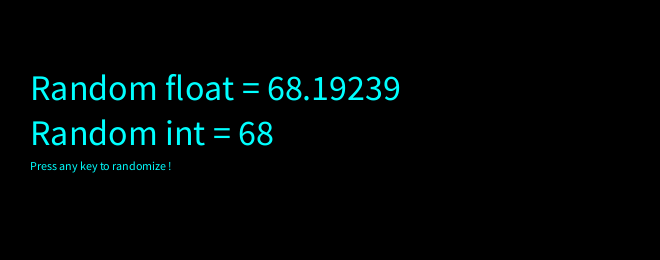
Frame 1 (no input)
Frame 60 (the mouse pressed at the canvas centre just before this capture): identical to frame 1, image omitted
Frame 120 (the mouse held since frame 60 and released just before this capture): identical to frame 1, image omitted

The Processing sketch that drew this single still picture (run headless with seeded random() and noise(); from frame 60 on, the mouse is pressed at the canvas centre):

// Processing sketch: e_Intro_Random_05
// ── e_Intro_Random_05.pde
/*
----------------------------------------
PLEASE READ INFO TAB FOR ALL INFORMATION
----------------------------------------
*/

/////////////////////////// GLOBALS ////////////////////////////


/////////////////////////// SETUP ////////////////////////////

void setup() {
  size(660, 260);
  background(0);
  smooth();
  noFill();
  /*
  CASTING / Conversion d'un type de donnée en un autre
  random() renvoie des valeurs de type flottant. Si on
  veut des nombres entier on a besoin de convertir les
  valeurs. Pour ce faire on met la fonction entre int(...);
  Elle convertit donc les nombres flottants en nombres entiers
  !!  MAIS en convertant ces nombres, elle les arrondit toujours
  à l'unité endessus. Donc 99.9999 est arrondi à 9 !
  */
  float floatRandom = random(10, 100);
  int intRandom = int(floatRandom); // CASTING !
  
  fill(0,255,255);
  textSize(36);
  text("Random float = "+ floatRandom, 30, 100);
  text("Random int = "+ intRandom, 30, 145);
  
  textSize(12);
  text("Press any key to randomize !",30, 170);

}

/////////////////////////// DRAW ////////////////////////////
void draw() {
 
}

/////////////////////////// FUNCTIONS ////////////////////////////
void keyPressed() {
 setup(); 
}

// ── INFO.pde
/*

 DESIGNING PROGRAMS 1.0
 AN INTRODUCTORY COURSE FOR DESIGN STUDENTS
 
 IMPLEMENTED BY THE FREE ART BUREAU 2010/11 
 >>> www.freeartbureau.org
 +++++++++++++++++++++++++++ 
 LES BASES : RANDOMNESS
 SKETCH : INTRO_RANDOM_05
 PARENT SKETCH : NONE
 TYPE : STATIQUE
 
 NOTE :

 */
 
 
 /////////////////////////////////////// - END

 
